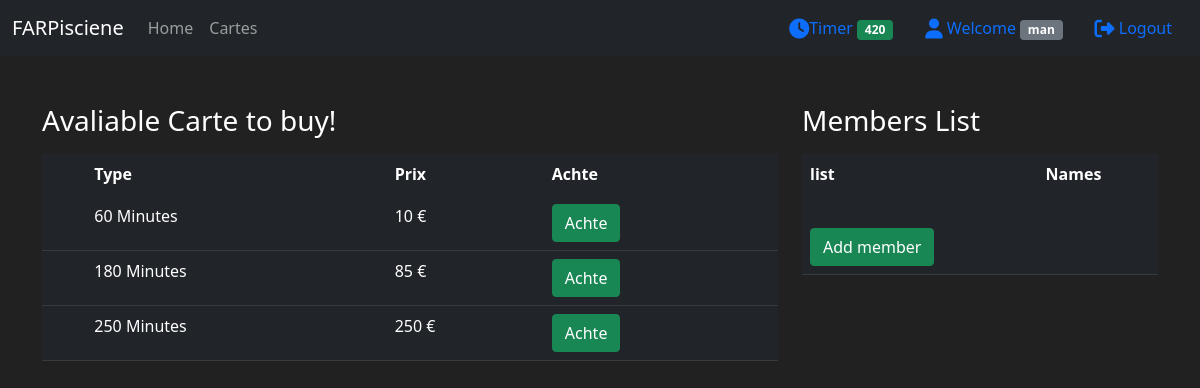
The page /carte (signed in) on the database its author committed.
### far_app/models.py (models this page shows, shortened)
class Client(db.Model, UserMixin):
    id = db.Column(db.Integer(), primary_key=True)
    nom = db.Column(db.String(length=30), nullable=False)
    prenom = db.Column(db.String(length=30), nullable=False)
    telephone = db.Column(db.String(length=10), nullable=False, unique=True)
    code_pin = db.Column(db.Integer(), nullable=False) # ADD PIN CODE
    email = db.Column(db.String(length=50), nullable=False, unique=True)
    password_hash = db.Column(db.String(length=68), nullable=False)
    adresse_rue = db.Column(db.String(length=30))
    code_postal = db.Column(db.String(length=8))
    ville = db.Column(db.String(length=10))
    memo = db.Column(db.String(length=256))
    timer = db.Column(db.Integer(), default=0)
    cartes = db.relationship('Carte', backref='owned_user', lazy=True)
    members = db.relationship('Member', backref='main_user', lazy=True)
    '''
    need function later
    '''
    @property
    def password(self):
        return self.password

class Carte(db.Model):
    id = db.Column(db.Integer(), primary_key=True)
    solde = db.Column(db.Integer(), nullable=False)
    code_pin = db.Column(db.String(length=8))
    type_carte = db.Column(db.String(), nullable=False)
    date_achat = db.Column(db.String())#test time
    date_exp = db.Column(db.String())
    owner = db.Column(db.Integer(), db.ForeignKey('client.id'))

### far_app/routes.py (the view, shortened to what this page needs)
@app.route('/carte', methods=['GET', 'POST'])
@login_required # REQUIRE CLIENT TO LOGIN BEFORE ACCESS THIS PAGE
def carte_page():
    member_form = AddMemberForm()
    purchase_form = PurchaseCartForm()
    if request.method == "GET":
        user_id = current_user.id
        cartes = Carte.query.all()
        members = Member.query.filter_by(owner_member=user_id)
        print(f'THIS MEMBER SHIP WITH THIS CLIENT: {members}')
        return render_template('carte.html', cartes=cartes, members=members, purchase_form=purchase_form, member_form=member_form)

### far_app/models.py (called while the page is built)
@login_manager.user_loader
def load_user(user_id):
    return Client.query.get(int(user_id))

### far_app/Templates/Carte.html (shortened to what this page needs)
{% extends 'layout.html' %} {% block title %} Cartes page {% endblock %} {%
block body %}
<div class="container">
  <div class="row">
    <div class="col-8">
      <h3 class="mt-5">Avaliable Carte to buy!</h3>
        <table class="table mt-3">
          <thead>
            <tr class="table-dark">
              <th scope="col"></th>
              <th scope="col">Type</th>
              <th scope="col">Prix</th>
              <th scope="col">Achte</th>
            </tr>
          </thead>
          <tbody>
            {% for carte in cartes %}
            <tr class="table-dark">
              <th scope="row"></th>
              {% if carte.type_carte == 'Unlimited' %}
              <td>{{ carte.type_carte }}</td>
              {% else %}
              <td>{{ carte.type_carte }} Minutes</td>
              {% endif %}
              <td>{{ carte.solde }} €</td>
              <td>
                <button class="btn btn-outline btn-success" data-bs-toggle="modal" data-bs-target="#buyModal-{{ carte.id }}">Achte</button>
              </td>
            </tr>
            {% endfor %}
          </tbody>
        </table>
    </div>
    <div class="col-4">
      <h3 class="mt-5">Members List</h3>
      <table class="table mt-3">
        <thead>
          <tr class="table-dark">
            <th scope="col">list</th>
            <th scope="col">Names</th>
        </thead>
        <tbody>
          <tr class="table-dark">
            <td>
              <button class="btn btn-outline btn-success mt-4" id="add_mem" data-bs-toggle="modal" data-bs-target="#addModal-{{ current_user.id }}">Add member</button>
            </td>
            <td></td>
        </tbody>
      </table>
    </div>
  </div>
</div>
  {% endblock%}

### far_app/Templates/layout.html (shortened to what this page needs)
<!DOCTYPE html>
<html lang="en">
  <head>
    <link
      href="https://cdn.jsdelivr.net/npm/bootstrap@5.1.3/dist/css/bootstrap.min.css"
      rel="stylesheet"
    />
  </head>
  <body>
    <nav class="navbar navbar-expand-lg navbar-dark bg-dark">
      <div class="container-fluid">
        <a class="navbar-brand" href="#">FARPisciene</a>
        <div class="collapse navbar-collapse" id="navbarNavAltMarkup">
          <div class="navbar-nav">
            <a
              class="nav-link"
              aria-current="page"
              href="{{url_for('home_page')}}"
              >Home</a
            >
            <a class="nav-link" href="{{url_for('carte_page')}}">Cartes</a>
          </div>
        </div>
        {% if current_user.is_authenticated %}
          <div class="d-flex">
            <a class="nav-link" href="#"><i class="fas fa-clock fa-lg"></i>Timer
              <span class="badge bg-success"> {{ current_user.timer }}</span></a>
            <span class="nav-link" href="#"><i class="fas fa-user fa-lg"></i> Welcome
              <span class="badge bg-secondary">{{ current_user.prenom }}</span></span>
            <a class="nav-link" href="{{url_for('logout_page')}}"><i class="fas fa-sign-out-alt fa-lg"></i> Logout</a>
          </div>
        {% else%}
          <div class="d-flex">
            <a class="nav-link" href="{{url_for('login_page')}}">Log in</a>
            <a class="nav-link" href="{{url_for('register_page')}}">Register</a>
          </div>
        {% endif%}
      </div>
    </nav>
    {% block body %}
    {% endblock %}
  </body>
</html>

### far_app/Templates/layout.html (style rules this page uses)
body { background-color: #212121; color: white; }

### rows shown on the page
Client: timer "420", prenom "man"
Carte: type_carte "60", solde "10"
Carte: type_carte "180", solde "85"
Carte: type_carte "250", solde "250"
